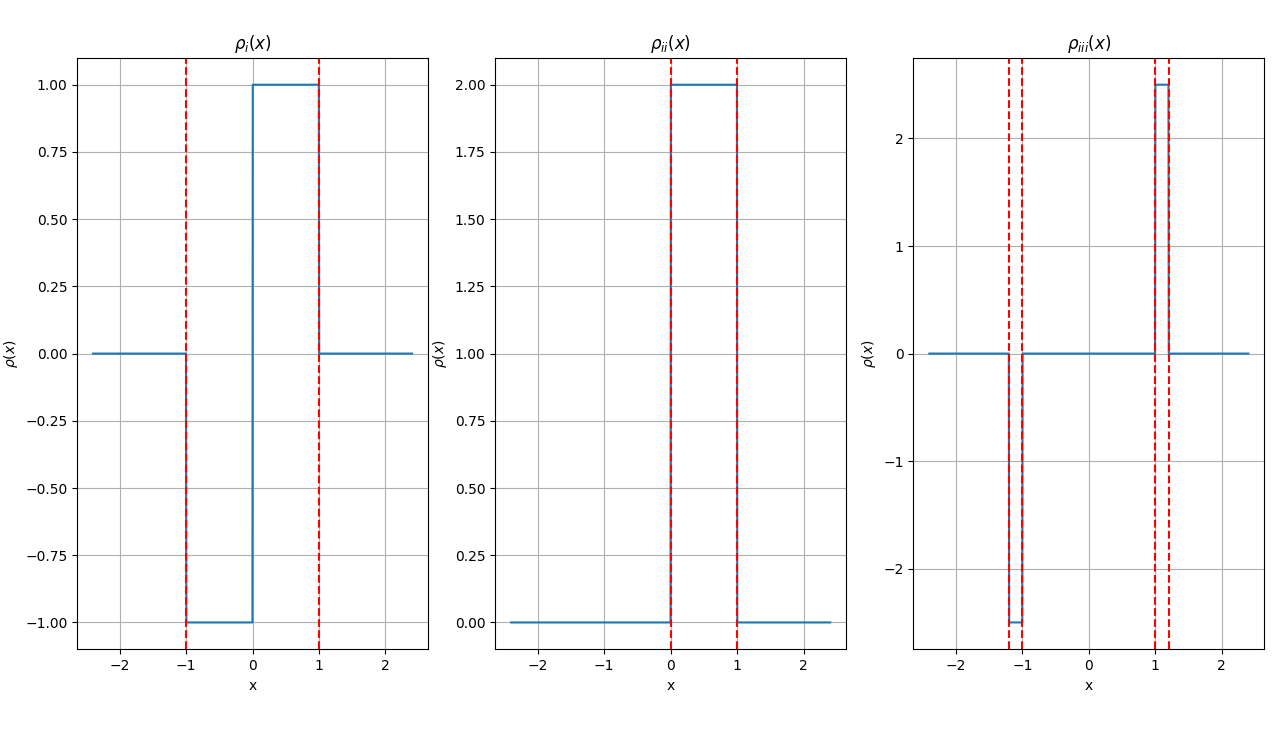

The script that drew this image:
import matplotlib.pyplot as plt
import numpy as np

# Given values
a = 2
E0 = 1  # assuming a value for E0
epsilon = 1  # assuming a value for epsilon
Delta = 0.2  # assuming a value for Delta, such that Delta << a

x = np.linspace(-a-2*Delta, a+2*Delta, 1000)  # x range from -a-2*Delta to a+2*Delta

# (i)
rho_i = np.piecewise(x, 
                    [x < -a/2, (-a/2 <= x) & (x <= 0), (0 < x) & (x <= a/2), x > a/2],
                    [0, -2/a*epsilon*E0, 2/a*epsilon*E0, 0])

# (ii)
rho_ii = np.piecewise(x, 
                     [x < 0, (0 <= x) & (x <= a/2), x > a/2], 
                     [0, 4*epsilon/a*E0, 0])

# (iii)
rho_iii = np.piecewise(x, 
                      [x < -(a + 2*Delta)/2, (-(a + 2*Delta)/2 <= x) & (x < -a/2), 
                       (-a/2 <= x) & (x <= a/2), (a/2 < x) & (x <= (a + 2*Delta)/2), x > (a + 2*Delta)/2],
                      [0, -epsilon/(2*Delta)*E0, 0, epsilon/(2*Delta)*E0, 0])

# Plotting
plt.figure(figsize=(15,5))
plt.subplot(1,3,1)
plt.plot(x, rho_i, label=r'$\rho_i(x)$')
plt.title(r'$\rho_i(x)$')
plt.xlabel('x')
plt.ylabel(r'$\rho(x)$')
plt.grid(True)
plt.axvline(x=-a/2, color='r', linestyle='--')
plt.axvline(x=a/2, color='r', linestyle='--')

plt.subplot(1,3,2)
plt.plot(x, rho_ii, label=r'$\rho_{ii}(x)$')
plt.title(r'$\rho_{ii}(x)$')
plt.xlabel('x')
plt.ylabel(r'$\rho(x)$')
plt.grid(True)
plt.axvline(x=0, color='r', linestyle='--')
plt.axvline(x=a/2, color='r', linestyle='--')

plt.subplot(1,3,3)
plt.plot(x, rho_iii, label=r'$\rho_{iii}(x)$')
plt.title(r'$\rho_{iii}(x)$')
plt.xlabel('x')
plt.ylabel(r'$\rho(x)$')
plt.grid(True)
plt.axvline(x=-(a + 2*Delta)/2, color='r', linestyle='--')
plt.axvline(x=-a/2, color='r', linestyle='--')
plt.axvline(x=a/2, color='r', linestyle='--')
plt.axvline(x=(a + 2*Delta)/2, color='r', linestyle='--')

plt.tight_layout()
plt.show()
